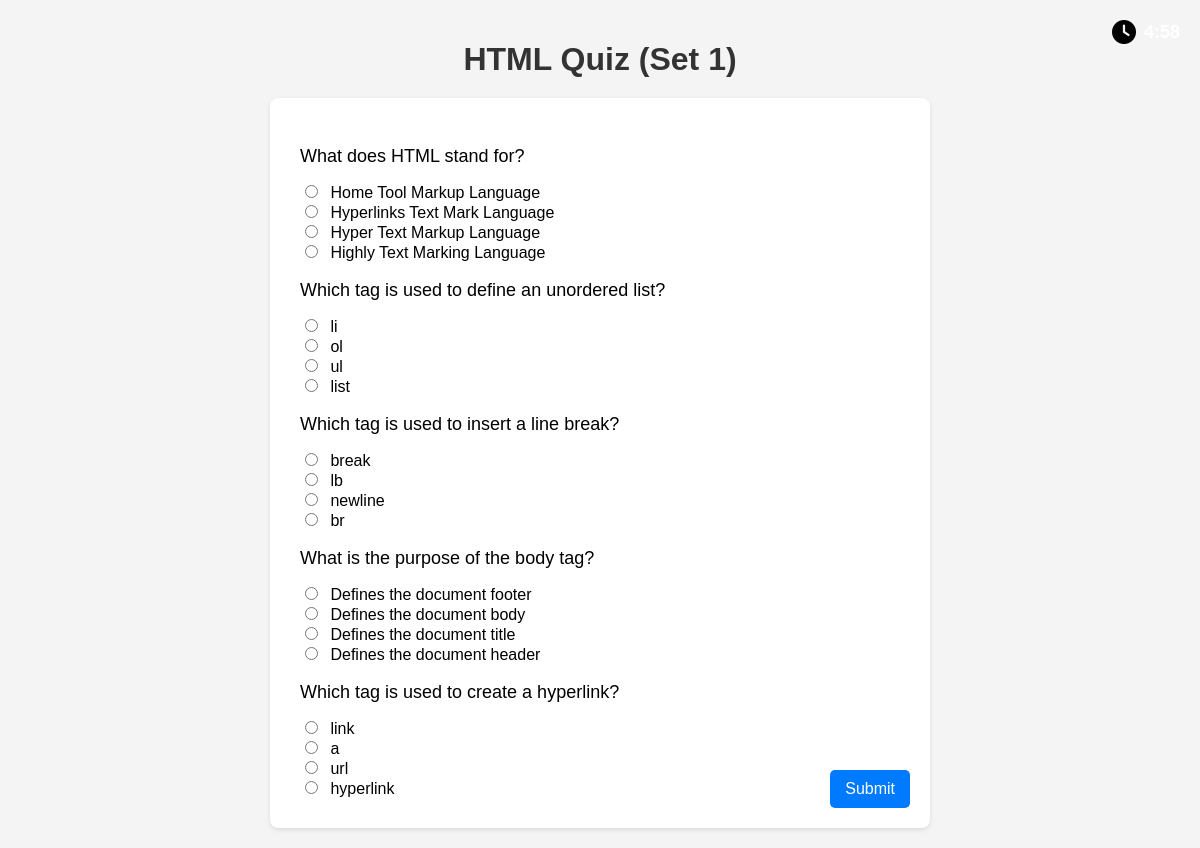
/htmlquiz.php, run on the app's committed database.
### tables this page shows
CREATE TABLE `mcqs` (
  `id` int(11) NOT NULL,
  `question` text DEFAULT NULL,
  `option_a` text DEFAULT NULL,
  `option_b` text DEFAULT NULL,
  `option_c` text DEFAULT NULL,
  `option_d` text DEFAULT NULL,
  `correct_option` varchar(1) DEFAULT NULL,
  `category` varchar(20) DEFAULT NULL
);

### htmlquiz.php (the view, shortened to what this page needs)
<?php
$servername = "localhost";
$username = "root";
$password = "";
$dbname = "course_platform";
$conn = new mysqli($servername, $username, $password, $dbname);
$setNumber = rand(1, 3);
$setRanges = [
    1 => [1, 5],
    2 => [6, 10],
    3 => [11, 15]
];
$range = $setRanges[$setNumber];
$sql = "SELECT * FROM mcqs WHERE category = 'HTML' AND id BETWEEN " . $range[0] . " AND " . $range[1];
$result = $conn->query($sql);
$questions = [];
if ($result->num_rows > 0) {
    while ($row = $result->fetch_assoc()) {
        $questions[] = $row;
    }
}
?>
<!DOCTYPE html>
<html>
<head>
    <link rel="stylesheet" href="https://cdnjs.cloudflare.com/ajax/libs/font-awesome/6.0.0-beta3/css/all.min.css">
</head>
<body  style="background-image: url('https://t4.ftcdn.net/jpg/06/91/05/19/360_F_691051962_GFhQPOAXABmf7l706q89b2PFh6FnB1kI.jpg'); background-size: cover; background-repeat: no-repeat;">
    <h1>HTML Quiz (Set <?php echo $setNumber; ?>)</h1>
    <form id="quizForm" method="post" action="process_html_quiz.php">
        <?php foreach ($questions as $question): ?>
            <p><?php echo $question['question']; ?></p>
            <input type="radio" name="answer_<?php echo $question['id']; ?>" value="a"> <?php echo $question['option_a']; ?><br>
            <input type="radio" name="answer_<?php echo $question['id']; ?>" value="b"> <?php echo $question['option_b']; ?><br>
            <input type="radio" name="answer_<?php echo $question['id']; ?>" value="c"> <?php echo $question['option_c']; ?><br>
            <input type="radio" name="answer_<?php echo $question['id']; ?>" value="d"> <?php echo $question['option_d']; ?><br>
        <?php endforeach; ?>
        <input type="submit" value="Submit">
    </form>
    <div id="timer"><i class="fas fa-clock"></i><span id="time">2:00</span></div>
</body>
</html>

### htmlquiz.php (style rules this page uses)
#time { color: white; }
body { font-family: 'Arial', sans-serif; background-color: #f4f4f4; margin: 0; padding: 20px; display: flex; flex-direction: column; align-items: center; }
h1 { color: #333; text-align: center; margin-bottom: 20px; }
form { background-color: #fff; padding: 30px; border-radius: 8px; box-shadow: 0 2px 4px rgba(0, 0, 0, 0.1); width: 80%; max-width: 600px; position: relative; }
p { margin-bottom: 15px; font-size: 18px; }
input[type="radio"] { margin-right: 8px; }
#timer { position: absolute; top: 20px; right: 20px; font-size: 18px; font-weight: bold; display: flex; align-items: center; }
#timer i { margin-right: 8px; font-size: 24px; }
input[type="submit"] { position: absolute; bottom: 20px; right: 20px; background-color: #007bff; color: white; padding: 10px 15px; border: none; border-radius: 5px; cursor: pointer; font-size: 16px; transition: background-color 0.3s ease; }

### data on the page
mcqs: question "What does HTML stand for?", option_a "Home Tool Markup Language", option_b "Hyperlinks Text Mark Language", option_c "Hyper Text Markup Language", option_d "Highly Text Marking Language"
mcqs: question "Which tag is used to define an unordered list?", option_a "li", option_b "ol", option_c "ul", option_d "list"
mcqs: question "Which tag is used to insert a line break?", option_a "break", option_b "lb", option_c "newline", option_d "br"
mcqs: question "What is the purpose of the body tag?", option_a "Defines the document footer", option_b "Defines the document body", option_c "Defines the document title", option_d "Defines the document header"
mcqs: question "Which tag is used to create a hyperlink?", option_a "link", option_b "a", option_c "url", option_d "hyperlink"
